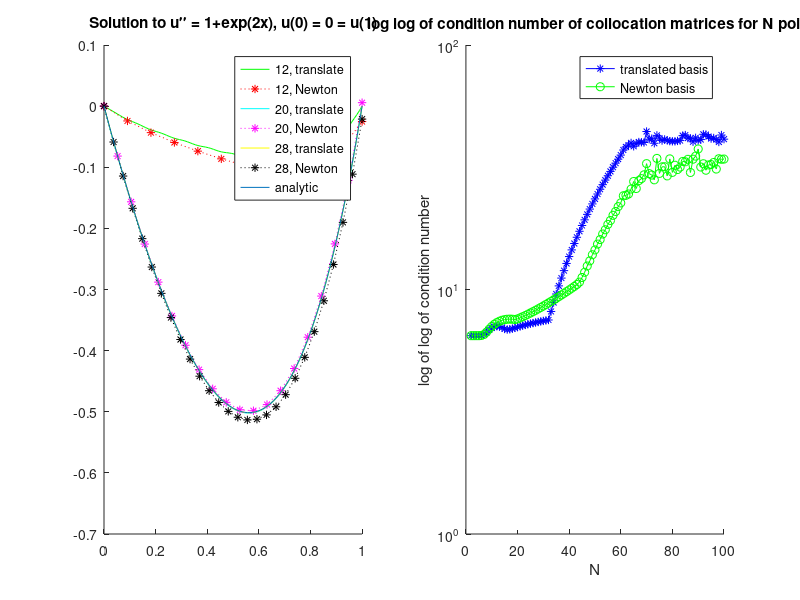

MATLAB code to generate this figure:
function [] = colloc_1dbvp()
    clear all; close all; clc

    % Solves u'' = 1 + e^(2x), u(0) = 0 = u(1)

    epsilon = 200;
    K   = @(x,center) ( exp(-epsilon.*((x-center).^2)) );
    D1K = @(x,center) ( -2.*epsilon.*(x-center).*K(x,center) );
    D2K = @(x,center) ( 2.*epsilon.*(2.*epsilon.*((x-center).^2)-1).* ...
                        K(x,center) );

    rhs = @(x) ( 1 + exp(2.*x) );
    u_analytic = @(x) ( 0.25.*((2.*x.^2)-exp(2).*x-x+exp(2.*x)-1) );

    pts = linspace(0,1);
    subplot(1,2,1);
    hold on;
    colors = 'grcmyk';

    %% Calculate and plot numerical solution
    for N=[12 20 28];
        colloc_pts = linspace(0,1,N);

        tmp = repmat(colloc_pts, N, 1);
        KM = K(tmp',tmp);
        D2KM = D2K(tmp',tmp);
        
        % translated basis
        colloc_mat = [D2KM             zeros(N,2); 
                      K(0, colloc_pts) 1 0;  % we need 1 + x term
                      K(1, colloc_pts) 1 1]; % for BCs
        coef = colloc_mat\[rhs(colloc_pts)';0;0];
        u_numeric = @(x) ( [K(x,colloc_pts) 1 x]*coef );
        plot(pts, arrayfun(u_numeric, pts), colors(1));
        
        [B, V] = calculate_beta_v(KM, N, colloc_pts, K);
        D2V_ = B\D2KM; % maybe bad if D2KM is ill-cond.
        colloc_mat = [D2V_'   zeros(N,2);
                      V(:,1)' 1 0;
                      V(:,2)' 1 1];
        coef = colloc_mat\[rhs(colloc_pts)';0;0];

        plot(colloc_pts, coef'*[V;ones(1,N);colloc_pts], [colors(2) '*:']);

        colors = colors(3:end);
    end

    plot(pts, u_analytic(pts));
    title('Solution to u\prime\prime = 1+exp(2x), u(0) = 0 = u(1)');
    legend('12, translate', ...
           '12, Newton', ...
           '20, translate', ...
           '20, Newton', ...
           '28, translate', ...
           '28, Newton', ...
           'analytic');

    %% Calculate condition numbers of collocation matrices
    trans_cond = zeros(1,100);
    newt_cond = zeros(1,100);
    for N=2:100;
        colloc_pts = linspace(0,1,N);
        tmp = repmat(colloc_pts, N, 1);
        KM = K(tmp',tmp);
        D2KM = D2K(tmp',tmp);
        
        trans_cond(N) = cond([D2KM  zeros(N,2); 
                              K(0, colloc_pts) 1 0;
                              K(1, colloc_pts) 1 1]);
        [B, V] = calculate_beta_v(KM, N, colloc_pts, K);
        D2V_ = B\D2KM; % maybe bad if D2KM is ill-cond.
        newt_cond(N) = cond([D2V_'   zeros(N,2);
                             V(:,1)' 1 0;
                             V(:,2)' 1 1]);
    end

    subplot(1,2,2);
    hold on;
    semilogy(log(trans_cond), 'b*-');
    semilogy(log(newt_cond), 'go-');
    title('log log of condition number of collocation matrices for N points');
    legend('translated basis', 'Newton basis');
    ylabel('log of log of condition number');
    xlabel('N');
end

function [B, V] = calculate_beta_v(KM, N, xs, K)
% here we alternately calculate betas and vs since they depend on each
% other (see paper for relationship). B should be lower triangular,
% and V should be unit upper triangular s.t. KM = B*V
    B = zeros(N,N);
    V = eye(N);
    for c=1:(N-1)
        for i=c:N
            B(i,c) = calculate_single_beta(B,V,i,c,K,xs);
        end
        % not sure if this is bad when KM is ill-cond.
        V(1:c,c+1) = B(1:c,1:c)\KM(1:c,c+1); 
    end
    B(N,N) = calculate_single_beta(B,V,N,N,K,xs);
end

function [res] = calculate_single_beta(B, V, i, j, K, xs)
    res = K(xs(j), xs(i));
    for k=1:j-1
        res = res - B(i,k).*V(k,j);
    end
end
